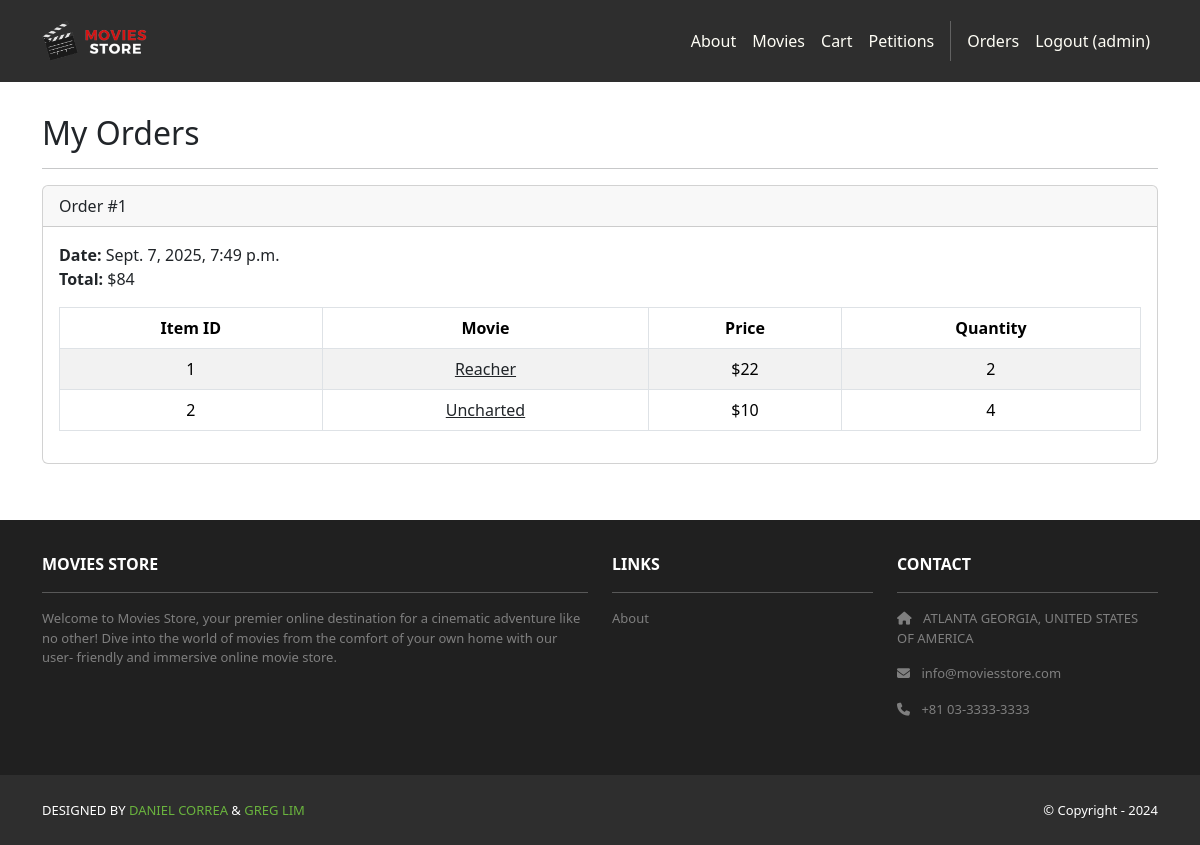
Page /accounts/orders/ (signed in) on the committed database.
### cart/models.py (models this page shows, shortened)
class Order(models.Model):
    id = models.AutoField(primary_key=True)
    total = models.IntegerField()
    date = models.DateTimeField(auto_now_add=True)
    user = models.ForeignKey(User,
        on_delete=models.CASCADE)

class Item(models.Model):
    id = models.AutoField(primary_key=True)
    price = models.IntegerField()
    quantity = models.IntegerField()
    order = models.ForeignKey(Order,
        on_delete=models.CASCADE)
    movie = models.ForeignKey(Movie,
        on_delete=models.CASCADE)

### movies/models.py (models this page shows, shortened)
class Movie(models.Model):
    id = models.AutoField(primary_key=True)
    name = models.CharField(max_length=255)
    price = models.IntegerField()
    description = models.TextField()
    image = models.ImageField(upload_to='movie_images/')

### accounts/views.py (the view)
# urls.py: path('orders/', views.orders, name='accounts.orders')
@login_required
def orders(request):
    template_data = {}
    template_data['title'] = 'Orders'
    template_data['orders'] = request.user.order_set.all()
    return render(request, 'accounts/orders.html',
        {'template_data': template_data})

### accounts/templates/accounts/orders.html
{% extends 'base.html' %} {% block content %}
<div class="p-3">
    <div class="container">
        <div class="row mt-3">
            <div class="col mx-auto mb-3">
                <h2>My Orders</h2>
                <hr />
                {% for order in template_data.orders %}
                <div class="card mb-4">
                    <div class="card-header">Order #{{ order.id }}</div>
                    <div class="card-body">
                        <b>Date:</b>
                        {{ order.date }}
                        <br />
                        <b>Total:</b>
                        ${{ order.total }}
                        <br />
                        <table class="table table-bordered table-striped text-center mt-3">
                            <thead>
                                <tr>
                                    <th scope="col">Item ID</th>
                                    <th scope="col">Movie</th>
                                    <th scope="col">Price</th>
                                    <th scope="col">Quantity</th>
                                </tr>
                            </thead>
                            <tbody>
                                {% for item in order.item_set.all %}
                                <tr>
                                    <td>{{ item.movie.id }}</td>
                                    <td>
                                        <a class="link-dark" href="{% url 'movies.show' id=item.movie.id %}">{{ item.movie.name }}</a>
                                    </td>
                                    <td>${{ item.movie.price }}</td>
                                    <td>{{ item.quantity }}</td>
                                </tr>
                                {% endfor %}
                            </tbody>
                        </table>
                    </div>
                </div>
                {% endfor %}
            </div>
        </div>
    </div>
</div>
{% endblock content %}

### moviesstore/templates/base.html (shortened to what this page needs)
<!DOCTYPE html>
<html>
    {% load static %}
    <head>
        <link href="https://cdn.jsdelivr.net/npm/bootstrap@5.3.3/dist/css/bootstrap.min.css" rel="stylesheet" />
        <link rel="stylesheet" href="https://cdnjs.cloudflare.com/ajax/libs/font-awesome/6.1.1/css/all.min.css" />
        <link rel="stylesheet" type="text/css" href="{% static 'css/style.css' %}" />
    </head>
    <body>
        <nav class="p-3 navbar navbar-dark bg-dark navbar-expand-lg">
            <div class="container">
                <a class="navbar-brand" href="{% url 'home.index' %}">
                    <img src="{% static 'img/logo.png' %}" alt="logo" height="40" />
                </a>
                <div class="collapse navbar-collapse" id="navbarNavAltMarkup">
                    <div class="navbar-nav ms-auto navbar-ml">
                        <a class="nav-link" href="{% url 'home.about' %}">About</a>
                        <a class="nav-link" href="{% url 'movies.index' %}">Movies</a>
                        <a class="nav-link" href="{% url 'cart.index' %}">Cart</a>
                        <a class="nav-link" href="{% url 'petitions:index' %}">Petitions</a>
                        {% if user.is_authenticated %}
                        <a class="nav-link" href="{% url 'accounts.orders' %}">Orders</a>
                        <a class="nav-link" href="{% url 'accounts.logout' %}">Logout ({{ user.username }})</a>
                        {% else %}
                        <a class="nav-link" href="{% url 'accounts.login' %}">Login</a>
                        <a class="nav-link" href="{% url 'accounts.signup' %}">Sign Up</a>
                        {% endif %}
                    </div>
                </div>
            </div>
        </nav>
        <div class="content-wrapper">{% block content %}{% endblock content %}</div>
        <section class="p-3 ms-footer d-none d-md-block text-white">
            <div class="container">
                <div class="row mt-3">
                    <div class="col-md-6 col-lg-6 col-xl-6 mx-auto mb-4">
                        <b>MOVIES STORE</b>
                        <hr />
                        <p>
                            Welcome to Movies Store, your premier online destination for a cinematic adventure like no other! Dive into the
                            world of movies from the comfort of your own home with our user- friendly and immersive online movie store.
                        </p>
                    </div>
                    <div class="col-md-3 col-lg-3 col-xl-3 mx-auto mb-4">
                        <b>LINKS</b>
                        <hr />
                        <p><a class="nav-link" href="{% url 'home.about' %}">About</a></p>
                    </div>
                    <div class="col-md-3 col-lg-3 col-xl-3 mx-auto mb-4">
                        <b>CONTACT</b>
                        <hr />
                        <p>
                            <i class="fas fa-home me-2"></i>
                            ATLANTA GEORGIA, UNITED STATES OF AMERICA
                        </p>
                        <p>
                            <i class="fas fa-envelope me-2"></i>
                            info@moviesstore.com
                        </p>
                        <p>
                            <i class="fas fa-phone me-2"></i>
                            +81 03-3333-3333
                        </p>
                    </div>
                </div>
            </div>
        </section>
        <section class="p-3 ms-footer-bottom bg-dark">
            <div class="container d-flex justify-content-between">
                <div class="me-5 text-white">
                    <span>
                        DESIGNED BY
                        <a href="https://www.x.com/danielgarax" target="_blank">DANIEL CORREA</a>
                        &
                        <a href="https://www.x.com/greglim81" target="_blank">GREG LIM</a>
                    </span>
                </div>
                <div class="text-white">
                    <span>© Copyright - 2024</span>
                </div>
            </div>
        </section>
    </body>
</html>

### moviesstore/static/css/style.css (style rules this page uses)
.navbar a.nav-link { color: #fffef6 !important; }
.bg-dark { background-color: #2e2e2e !important; }
.ms-footer { background-color: #202020; }
.ms-footer p { color: #7f7f7f; font-size: 13px; }
.ms-footer-bottom span { font-size: 13px; line-height: 38px; }
.ms-footer-bottom a { color: #6ab43e; text-decoration: none; }
html, body { height: 100%; margin: 0; display: flex; flex-direction: column; }
.content-wrapper { flex: 1; }

### rows in the picture
Order: id "1", date "Sept. 7, 2025, 7:49 p.m.", total "84"
Item: movie.id "1", movie.name "Reacher", movie.price "22", quantity "2"
Item: movie.id "2", movie.name "Uncharted", movie.price "10", quantity "4"

### other values in the picture
{{ user.username }} "admin"
